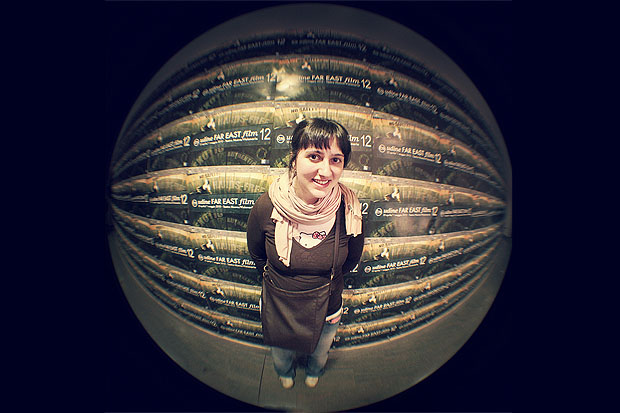
//> input picture face_detect/curved.bmp, 620 x 413 px
$ ./face_detect   (built with g++ and OpenCV 4)
//> lines starting //> are read from the running program, lines starting //| are printed output that depends on the picture; after the words box and inside, x2 and y2 are one past the last pixel; in counts of white or black regions, pixels touching at a corner belong together
#include "opencv2/objdetect/objdetect.hpp"
#include "opencv2/highgui/highgui.hpp"
#include "opencv2/imgproc/imgproc.hpp"

#include <iostream>
#include <stdio.h>

using namespace std;
using namespace cv;

// Function Headers
void detectAndDisplay(Mat frame);

// Global variables
// Copy this file from opencv/data/haarscascades to target folder
string face_cascade_name = "haarcascade_frontalface_alt.xml";
CascadeClassifier face_cascade;
string window_name = "Capture - Face detection";
int filenumber; // Number of file to be saved
string filename;

// Function main
//int main(const map<string, Vector2d>& expected_uv_data){

int main(void)
{
    // Load the cascade
    if (!face_cascade.load(face_cascade_name)){
        printf("--(!)Error loading\n");
        return (-1);
    }
/*

	    //loop through map to get the scan
    for (const auto& itr : expected_uv_data)  {
        string tempName = itr.first;

		string scan_name = tempName + ".bmp";

		Map frame = imread(scan_name);
    }


*/
    // Read the image file
    Mat frame = imread("curved.bmp");
//> frame is the input picture: 413 rows x 620 cols, CV_8UC3; mean B, G, R 55.8, 44, 47.1

    // Apply the classifier to the frame
    if (!frame.empty()){
        detectAndDisplay(frame);
    }
    else{
        printf(" --(!) No captured frame -- Break!");
        //break;
    }

    int c = waitKey(10);

    if (27 == char(c)){
        //break;
    }

    return 0;
}

// Function detectAndDisplay
void detectAndDisplay(Mat frame)
{
    std::vector<Rect> faces;
    Mat frame_gray;
    Mat crop;
    Mat res;
    Mat gray;
    string text;
    stringstream sstm;

    cvtColor(frame, frame_gray, COLOR_BGR2GRAY);
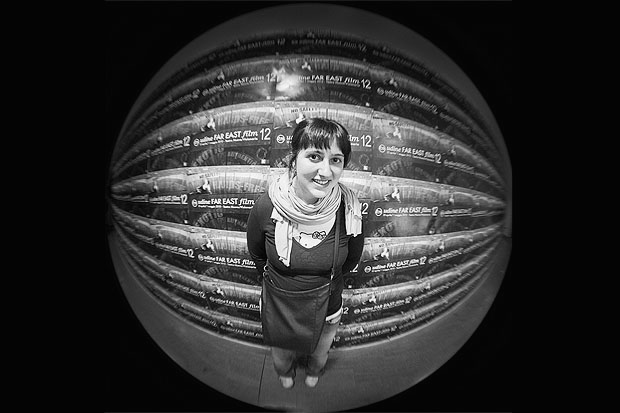
//> frame_gray: 413 rows x 620 cols, CV_8UC1; min 0, max 255, mean 46.2
    equalizeHist(frame_gray, frame_gray);
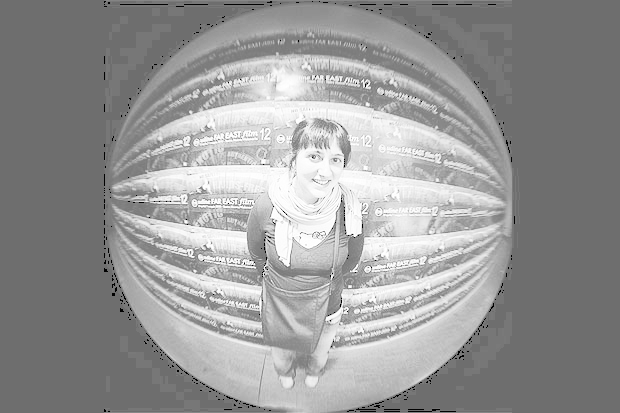
//> frame_gray: 413 rows x 620 cols, CV_8UC1; min 0, max 255, mean 151.1

    // Detect faces
    face_cascade.detectMultiScale(frame_gray, faces, 1.1, 2, 0 | CASCADE_SCALE_IMAGE, Size(30, 30));
//> faces = 1 Rect (x, y, width, height): [296, 138, 55, 55]
	    cout << "size: " << faces.size() << endl;
//| size: 1

    // Set Region of Interest
    cv::Rect roi_b;
    cv::Rect roi_c;

    size_t ic = 0; // ic is index of current element
    int ac = 0; // ac is area of current element

    size_t ib = 0; // ib is index of biggest element
    int ab = 0; // ab is area of biggest element

    for (ic = 0; ic < faces.size(); ic++) // Iterate through all current elements (detected faces)

    {
        roi_c.x = faces[ic].x;
        roi_c.y = faces[ic].y;
        roi_c.width = (faces[ic].width);
        roi_c.height = (faces[ic].height);

        ac = roi_c.width * roi_c.height; // Get the area of current element (detected face)

        roi_b.x = faces[ib].x;
        roi_b.y = faces[ib].y;
        roi_b.width = (faces[ib].width);
        roi_b.height = (faces[ib].height);

        ab = roi_b.width * roi_b.height; // Get the area of biggest element, at beginning it is same as "current" element

        if (ac > ab)
        {
            ib = ic;
            roi_b.x = faces[ib].x;
            roi_b.y = faces[ib].y;
            roi_b.width = (faces[ib].width);
            roi_b.height = (faces[ib].height);
        }

        crop = frame(roi_b);
        resize(crop, res, Size(128, 128), 0, 0, INTER_LINEAR); // This will be needed later while saving images
        cvtColor(crop, gray, CV_BGR2GRAY); // Convert cropped image to Grayscale

        // Form a filename
        filename = "duc.png";
        // [4 lines of commented-out code are left out]

        imwrite(filename, gray);

        Point pt1(faces[ic].x, faces[ic].y); // Display detected faces on main window - live stream from camera
        Point pt2((faces[ic].x + faces[ic].height), (faces[ic].y + faces[ic].width));
        rectangle(frame, pt1, pt2, Scalar(0, 255, 0), 2, 8, 0);
    }
//> this loop made 1 pass
//> (ac, ab, pt1, pt2) on pass 1: (3025, 3025, Point(296, 138), Point(351, 193))
//> pass 1, in detectAndDisplay, `resize(crop, res, Size(128, 128), 0, 0, INTER_LINEAR);`:
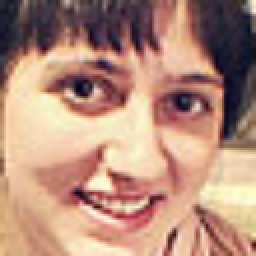
//> res: 128 rows x 128 cols, CV_8UC3 (shown 2 times larger); mean B, G, R 123.1, 141.2, 181
//> pass 1, in detectAndDisplay, `cvtColor(crop, gray, CV_BGR2GRAY);`:
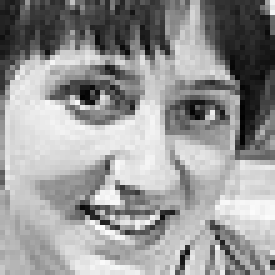
//> gray: 55 rows x 55 cols, CV_8UC1 (shown 5 times larger); min 2, max 253, mean 151.2
//> after the loop:
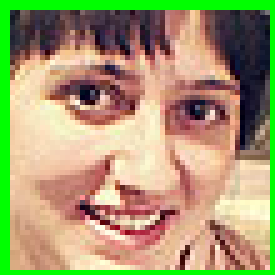
//> crop: 55 rows x 55 cols, CV_8UC3 (shown 5 times larger); mean B, G, R 112.2, 155.7, 165.5
//> after the loop:
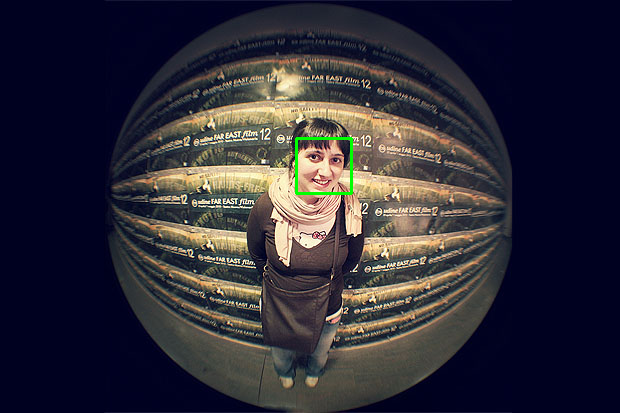
//> frame: 413 rows x 620 cols, CV_8UC3; 0.26% of pixels changed, all inside (x1, y1, x2, y2) = (295, 137, 353, 195)

    // Show image
    sstm << "Crop area size: " << roi_b.width << "x" << roi_b.height << " Filename: " << filename;
    text = sstm.str();

    putText(frame, text, cvPoint(30, 30), FONT_HERSHEY_COMPLEX_SMALL, 0.8, cvScalar(0, 0, 255), 1, CV_AA);
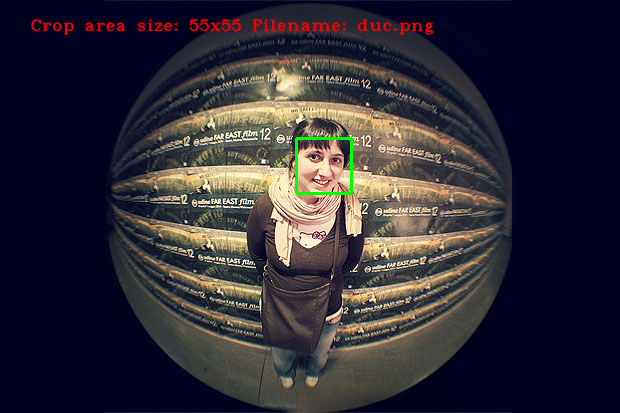
//> frame: 413 rows x 620 cols, CV_8UC3; 1.07% of pixels changed, all inside (x1, y1, x2, y2) = (30, 18, 434, 35)

    for(int i = 0; i < faces.size(); i++){

    	cout << faces[i].x << " , " << faces[i].y << endl;

    }
//> this loop made 1 pass
//| 296 , 138


    namedWindow( "original", WINDOW_AUTOSIZE );
    imshow("original", frame);
	waitKey(0);

  // [7 lines of commented-out code are left out]
}


// [61 lines of commented-out code are left out]
